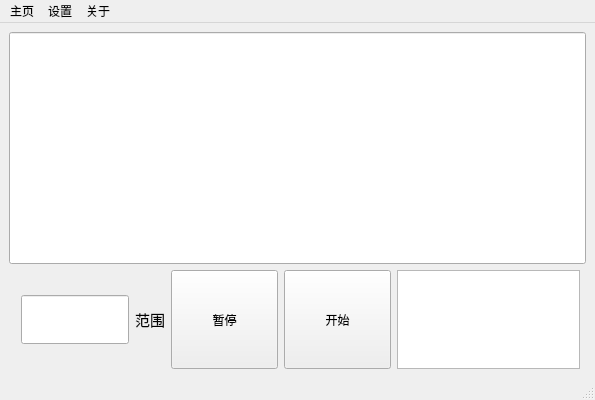
<?xml version="1.0" encoding="UTF-8"?>
<ui version="4.0">
 <class>MainWindow</class>
 <widget class="QMainWindow" name="MainWindow">
  <property name="windowModality">
   <enum>Qt::NonModal</enum>
  </property>
  <property name="geometry">
   <rect>
    <x>0</x>
    <y>0</y>
    <width>595</width>
    <height>400</height>
   </rect>
  </property>
  <property name="minimumSize">
   <size>
    <width>556</width>
    <height>392</height>
   </size>
  </property>
  <property name="font">
   <font>
    <family>微软雅黑</family>
   </font>
  </property>
  <property name="windowTitle">
   <string>摇号树</string>
  </property>
  <property name="windowIcon">
   <iconset>
    <normaloff>C:/Users/hp/Desktop/true.jpg</normaloff>C:/Users/hp/Desktop/true.jpg</iconset>
  </property>
  <widget class="QWidget" name="centralwidget">
   <layout class="QGridLayout" name="gridLayout_2">
    <item row="0" column="0">
     <layout class="QGridLayout" name="gridLayout">
      <item row="3" column="6" rowspan="3">
       <layout class="QHBoxLayout" name="horizontalLayout" stretch="1,2,2,2,0,0,0">
        <property name="spacing">
         <number>6</number>
        </property>
        <item>
         <spacer name="horizontalSpacer_2">
          <property name="orientation">
           <enum>Qt::Horizontal</enum>
          </property>
          <property name="sizeType">
           <enum>QSizePolicy::Preferred</enum>
          </property>
          <property name="sizeHint" stdset="0">
           <size>
            <width>40</width>
            <height>30</height>
           </size>
          </property>
         </spacer>
        </item>
        <item>
         <widget class="QPushButton" name="stop_button">
          <property name="sizePolicy">
           <sizepolicy hsizetype="Maximum" vsizetype="Maximum">
            <horstretch>0</horstretch>
            <verstretch>0</verstretch>
           </sizepolicy>
          </property>
          <property name="minimumSize">
           <size>
            <width>107</width>
            <height>89</height>
           </size>
          </property>
          <property name="maximumSize">
           <size>
            <width>160</width>
            <height>133</height>
           </size>
          </property>
          <property name="text">
           <string>暂停</string>
          </property>
         </widget>
        </item>
        <item>
         <spacer name="horizontalSpacer">
          <property name="orientation">
           <enum>Qt::Horizontal</enum>
          </property>
          <property name="sizeType">
           <enum>QSizePolicy::Preferred</enum>
          </property>
          <property name="sizeHint" stdset="0">
           <size>
            <width>40</width>
            <height>30</height>
           </size>
          </property>
         </spacer>
        </item>
        <item>
         <widget class="QPushButton" name="start_button">
          <property name="enabled">
           <bool>true</bool>
          </property>
          <property name="sizePolicy">
           <sizepolicy hsizetype="Maximum" vsizetype="Maximum">
            <horstretch>0</horstretch>
            <verstretch>0</verstretch>
           </sizepolicy>
          </property>
          <property name="minimumSize">
           <size>
            <width>107</width>
            <height>89</height>
           </size>
          </property>
          <property name="maximumSize">
           <size>
            <width>162</width>
            <height>133</height>
           </size>
          </property>
          <property name="text">
           <string>开始</string>
          </property>
         </widget>
        </item>
        <item>
         <spacer name="horizontalSpacer_5">
          <property name="orientation">
           <enum>Qt::Horizontal</enum>
          </property>
          <property name="sizeType">
           <enum>QSizePolicy::Preferred</enum>
          </property>
          <property name="sizeHint" stdset="0">
           <size>
            <width>40</width>
            <height>20</height>
           </size>
          </property>
         </spacer>
        </item>
        <item>
         <widget class="QListWidget" name="passlist">
          <property name="sizePolicy">
           <sizepolicy hsizetype="Expanding" vsizetype="Maximum">
            <horstretch>0</horstretch>
            <verstretch>0</verstretch>
           </sizepolicy>
          </property>
         </widget>
        </item>
        <item>
         <spacer name="horizontalSpacer_6">
          <property name="orientation">
           <enum>Qt::Horizontal</enum>
          </property>
          <property name="sizeHint" stdset="0">
           <size>
            <width>40</width>
            <height>20</height>
           </size>
          </property>
         </spacer>
        </item>
       </layout>
      </item>
      <item row="3" column="3" rowspan="3">
       <layout class="QVBoxLayout" name="verticalLayout_3">
        <item>
         <spacer name="verticalSpacer_2">
          <property name="orientation">
           <enum>Qt::Vertical</enum>
          </property>
          <property name="sizeType">
           <enum>QSizePolicy::Fixed</enum>
          </property>
          <property name="sizeHint" stdset="0">
           <size>
            <width>20</width>
            <height>25</height>
           </size>
          </property>
         </spacer>
        </item>
        <item>
         <widget class="QLineEdit" name="lineEdit">
          <property name="sizePolicy">
           <sizepolicy hsizetype="Fixed" vsizetype="Minimum">
            <horstretch>0</horstretch>
            <verstretch>0</verstretch>
           </sizepolicy>
          </property>
         </widget>
        </item>
        <item>
         <spacer name="verticalSpacer">
          <property name="orientation">
           <enum>Qt::Vertical</enum>
          </property>
          <property name="sizeType">
           <enum>QSizePolicy::Fixed</enum>
          </property>
          <property name="sizeHint" stdset="0">
           <size>
            <width>20</width>
            <height>25</height>
           </size>
          </property>
         </spacer>
        </item>
       </layout>
      </item>
      <item row="3" column="4" rowspan="3" colspan="2">
       <widget class="QLabel" name="textlabel">
        <property name="sizePolicy">
         <sizepolicy hsizetype="Fixed" vsizetype="Preferred">
          <horstretch>0</horstretch>
          <verstretch>0</verstretch>
         </sizepolicy>
        </property>
        <property name="text">
         <string>&lt;html&gt;&lt;head/&gt;&lt;body&gt;&lt;p align=&quot;center&quot;&gt;&lt;span style=&quot; font-size:11pt;&quot;&gt;范围&lt;/span&gt;&lt;/p&gt;&lt;/body&gt;&lt;/html&gt;</string>
        </property>
       </widget>
      </item>
      <item row="3" column="2" rowspan="3">
       <spacer name="horizontalSpacer_4">
        <property name="orientation">
         <enum>Qt::Horizontal</enum>
        </property>
        <property name="sizeHint" stdset="0">
         <size>
          <width>40</width>
          <height>20</height>
         </size>
        </property>
       </spacer>
      </item>
      <item row="3" column="7" rowspan="3">
       <spacer name="horizontalSpacer_3">
        <property name="orientation">
         <enum>Qt::Horizontal</enum>
        </property>
        <property name="sizeHint" stdset="0">
         <size>
          <width>40</width>
          <height>20</height>
         </size>
        </property>
       </spacer>
      </item>
      <item row="0" column="1" colspan="7">
       <widget class="QLineEdit" name="linenum_show">
        <property name="sizePolicy">
         <sizepolicy hsizetype="Minimum" vsizetype="MinimumExpanding">
          <horstretch>0</horstretch>
          <verstretch>0</verstretch>
         </sizepolicy>
        </property>
        <property name="minimumSize">
         <size>
          <width>551</width>
          <height>232</height>
         </size>
        </property>
        <property name="cursor">
         <cursorShape>ArrowCursor</cursorShape>
        </property>
        <property name="whatsThis">
         <string>&lt;html&gt;&lt;head/&gt;&lt;body&gt;&lt;p align=&quot;center&quot;&gt;注意：输入过大的数字可能会造成程序卡顿&lt;/p&gt;&lt;/body&gt;&lt;/html&gt;</string>
        </property>
        <property name="text">
         <string/>
        </property>
       </widget>
      </item>
     </layout>
    </item>
   </layout>
  </widget>
  <widget class="QMenuBar" name="menubar">
   <property name="geometry">
    <rect>
     <x>0</x>
     <y>0</y>
     <width>595</width>
     <height>22</height>
    </rect>
   </property>
   <widget class="QMenu" name="menu">
    <property name="title">
     <string>主页</string>
    </property>
   </widget>
   <widget class="QMenu" name="menu_2">
    <property name="title">
     <string>设置</string>
    </property>
    <addaction name="action_speed"/>
    <addaction name="action_seed"/>
    <addaction name="action_characters_select"/>
   </widget>
   <widget class="QMenu" name="about">
    <property name="title">
     <string>关于</string>
    </property>
    <addaction name="aboutcreater_action"/>
   </widget>
   <addaction name="menu"/>
   <addaction name="menu_2"/>
   <addaction name="about"/>
  </widget>
  <widget class="QStatusBar" name="statusbar"/>
  <action name="action_speed">
   <property name="text">
    <string>设置速度</string>
   </property>
   <property name="iconText">
    <string>speed</string>
   </property>
   <property name="toolTip">
    <string>speed</string>
   </property>
  </action>
  <action name="action_seed">
   <property name="checkable">
    <bool>false</bool>
   </property>
   <property name="text">
    <string>设置种子</string>
   </property>
   <property name="iconText">
    <string>seed</string>
   </property>
   <property name="toolTip">
    <string>seed</string>
   </property>
   <property name="font">
    <font/>
   </property>
   <property name="menuRole">
    <enum>QAction::TextHeuristicRole</enum>
   </property>
  </action>
  <action name="action_characters_select">
   <property name="text">
    <string>设置字体</string>
   </property>
   <property name="iconText">
    <string>characters_size</string>
   </property>
   <property name="toolTip">
    <string>characters_select</string>
   </property>
  </action>
  <action name="aboutcreater_action">
   <property name="text">
    <string>关于作者</string>
   </property>
   <property name="toolTip">
    <string>aboutcreater_action</string>
   </property>
   <property name="menuRole">
    <enum>QAction::NoRole</enum>
   </property>
  </action>
 </widget>
 <resources/>
 <connections/>
</ui>
